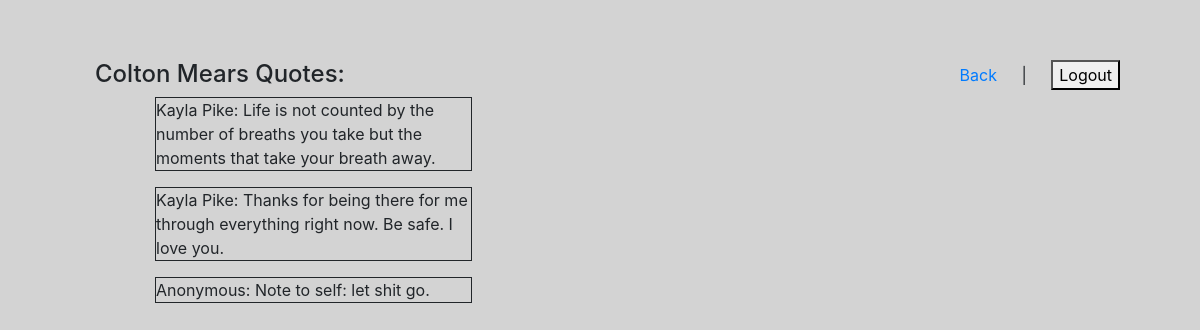
The app's page /loggedUserQuotes/5 (signed in) with its own data.
### quoteDashApp/models.py (models this page shows, shortened)
class User(models.Model):
    firstName = models.CharField(max_length=255)
    lastName = models.CharField(max_length=255)
    email = models.CharField(max_length=255)
    password = models.CharField(max_length=255)
    created_at = models.DateTimeField(auto_now_add=True)
    updated_at = models.DateTimeField(auto_now=True)
    objects = UserManager()

class Quote(models.Model):
    author = models.CharField(max_length=45)
    content = models.TextField()
    user_id = models.ForeignKey(
        User, related_name="quote", on_delete=models.CASCADE)
    created_at = models.DateTimeField(auto_now_add=True)
    updated_at = models.DateTimeField(auto_now=True)
    objects = QuoteManager()

### quoteDashApp/views.py (the view)
# urls.py: path('loggedUserQuotes/<int:userID>', views.loggedUserQuotes),
def loggedUserQuotes(request, userID):
    context = {
        "loggedinuser" : User.objects.get(id = request.session["loggedInID"]),
        "specificuser" : User.objects.get(id=userID)
    }
    return render(request, "loggedUserQuotes.html", context)

### quoteDashApp/templates/loggedUserQuotes.html (shortened to what this page needs)
<!DOCTYPE html>
<html lang="en">
<head>
    <link rel="stylesheet" href="https://stackpath.bootstrapcdn.com/bootstrap/4.5.2/css/bootstrap.min.css"
>
</head>
<body>
    <div class="d-flex flex-row justify-content-between">
        <div class="col-5">
            <h4>{{specificuser.firstName}} {{specificuser.lastName}} Quotes: </h4>
            {% for quote in specificuser.quote.all %}
            <ul>
                <p>{{quote.author}}: {{quote.content}}</p>
            </ul>
            {% endfor %}
        </div>
        <div>
            <a href="/home">Back</a> |
            <a href="/logout"><button type="submit">Logout</button></a>
        </div>
    </div>
</body>
</html>

### quoteDashApp/templates/loggedUserQuotes.html (style rules this page uses)
* { margin: 20px; }
p { border-style: solid; border-width: 1px; }
body { background-color: lightgray; }

### records on screen
User: firstName "Colton", lastName "Mears"
Quote: author "Kayla Pike", content "Life is not counted by the number of breaths you take but the moments that take your breath away."
Quote: author "Kayla Pike", content "Thanks for being there for me through everything right now. Be safe. I love you."
Quote: author "Anonymous", content "Note to self: let shit go."
